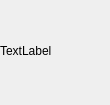
<?xml version="1.0" encoding="UTF-8"?>
<ui version="4.0">
 <class>Form</class>
 <widget class="QWidget" name="Form">
  <property name="geometry">
   <rect>
    <x>0</x>
    <y>0</y>
    <width>110</width>
    <height>105</height>
   </rect>
  </property>
  <property name="windowTitle">
   <string>Form</string>
  </property>
  <widget class="QLabel" name="label">
   <property name="geometry">
    <rect>
     <x>0</x>
     <y>0</y>
     <width>111</width>
     <height>101</height>
    </rect>
   </property>
   <property name="text">
    <string>TextLabel</string>
   </property>
  </widget>
 </widget>
 <resources/>
 <connections/>
</ui>
